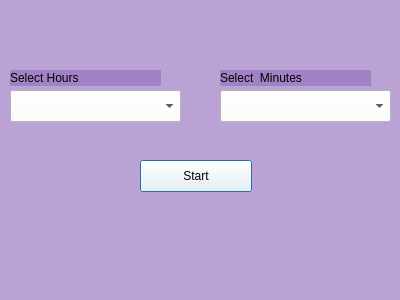
<?xml version="1.0" encoding="UTF-8"?>
<ui version="4.0">
 <class>MainWindow</class>
 <widget class="QDialog" name="MainWindow">
  <property name="geometry">
   <rect>
    <x>0</x>
    <y>0</y>
    <width>400</width>
    <height>300</height>
   </rect>
  </property>
  <property name="windowTitle">
   <string>Dialog</string>
  </property>
  <property name="styleSheet">
   <string notr="true">background-color:rgba(65, 0, 136,0.2)</string>
  </property>
  <widget class="QComboBox" name="minuteDropDown">
   <property name="geometry">
    <rect>
     <x>220</x>
     <y>90</y>
     <width>171</width>
     <height>32</height>
    </rect>
   </property>
   <property name="styleSheet">
    <string notr="true">background-color:rgb(255, 255, 255);
color: rgb(0, 0, 0);</string>
   </property>
  </widget>
  <widget class="QLabel" name="hourLabel">
   <property name="geometry">
    <rect>
     <x>10</x>
     <y>70</y>
     <width>151</width>
     <height>16</height>
    </rect>
   </property>
   <property name="text">
    <string>Select Hours</string>
   </property>
  </widget>
  <widget class="QPushButton" name="startStopBtn">
   <property name="geometry">
    <rect>
     <x>140</x>
     <y>160</y>
     <width>112</width>
     <height>32</height>
    </rect>
   </property>
   <property name="styleSheet">
    <string notr="true">background-color: rgb(255, 255, 255);
color: rgb(0, 0, 0);</string>
   </property>
   <property name="text">
    <string>Start</string>
   </property>
  </widget>
  <widget class="QComboBox" name="hourDropDown">
   <property name="geometry">
    <rect>
     <x>10</x>
     <y>90</y>
     <width>171</width>
     <height>32</height>
    </rect>
   </property>
   <property name="styleSheet">
    <string notr="true">background-color: rgb(255, 255, 255);
color: rgb(0, 0, 0);</string>
   </property>
  </widget>
  <widget class="QLabel" name="minuteLabel">
   <property name="geometry">
    <rect>
     <x>220</x>
     <y>70</y>
     <width>151</width>
     <height>16</height>
    </rect>
   </property>
   <property name="text">
    <string>Select  Minutes</string>
   </property>
  </widget>
 </widget>
 <resources/>
 <connections/>
</ui>
